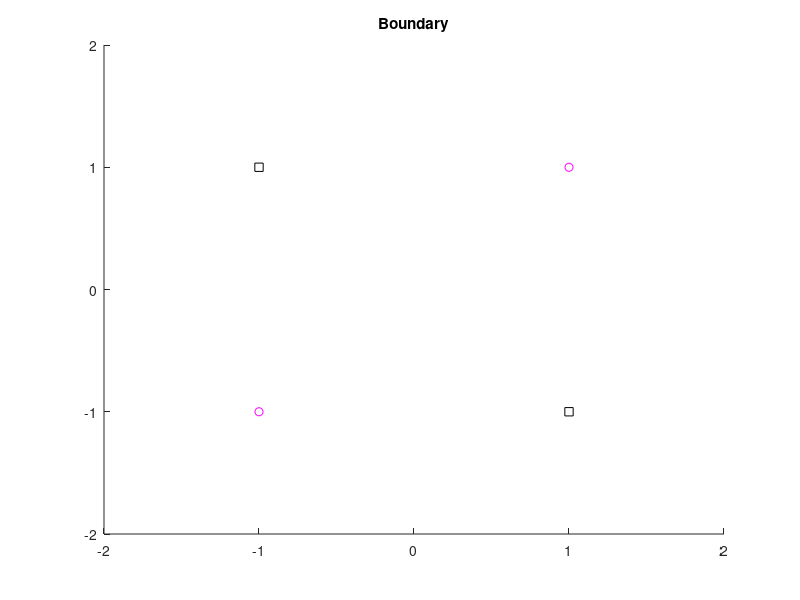

MATLAB code to generate this figure: (Note: this script raises an error after producing the figure.)
clear;

x1 = [-1 -1 1 1];
x2 = [-1 1 -1 1];
tk = [-1 1 1 -1];

n = 0.1;
theta = 0.001;
epoch = 0;
n_input = 2;

% start with random number so it doesn't output 0 forever
w_ji = rand(2,3);
w_kj = rand(1,3);

% To get same result everytime (for testing)
%w_ji = [0.6 -0.3 -0.2; 0.2 0.4 1.5];
%w_kj = [-0.9 0.2 1.1];

while true
    epoch = epoch + 1;
    
    % three inputs (w0, w1, w2), two outputs(yj(1), yj(2))
    delta_wji = zeros(2,3);
    % three inputs (w0, w1, w2), one output(zk)
    delta_wkj = zeros(1,3);
    
    for m = 1:length(x1)
        input = [1 x1(m) x2(m)];
        
        for i = 1:n_input
            netj(i) = w_ji(i, :) * input';
            y(i) = tanh(netj(i));
        end
        yj = [1 y];
        
        for i = 1:n_input
            y_der(i)=1-(y(i))^2;
        end

        netk = yj * w_kj';
        zk(m) = tanh(netk);
        
        zkprime=1-zk(m)^2;

        delta_k = (tk(m) - zk(m))*zkprime;
        
        %delta_j = zeros(1,2);
        for i = 1:n_input
            delta_j(i) = y_der(i)* w_kj(i+1) * delta_k;
        end
        
        for i = 1:n_input
            delta_wji(i, :) = delta_wji(i, :) + n * delta_j(i)*input;
        end
        
        delta_wkj = delta_wkj + n * delta_k * yj;
    end
    
    for i = 1:n_input
        w_ji(i, :) = w_ji(i, :) + delta_wji(i, :);
    end
        w_kj = w_kj + delta_wkj;
        
        J(epoch) = 0.5 * norm(tk-zk)^2; 
        
        if (epoch == 1)
            tot_J = J(epoch);
        else
            tot_J = J(epoch-1) - J(epoch);
        end
        
        %tot_J = abs(tot_J)
        if tot_J < theta
            break
        end
end

% Boundary
figure(1);
title('Boundary');
axis ([-2 2 -2 2])
hold on;
plot(x1(:,1:3:4),x2(:,1:3:4),'mo');
plot(x1(:,2:3),x2(:,2:3),'ks');
plotpc(w_ji(1,2:3), w_ji(1,1))
plotpc(w_ji(2,2:3), w_ji(2,1))


% Learning curve
figure(2);
plot(J);
title('Learning Curve');

% # of epoch
epoch

% Accuracy
score = 0;
for i = 1:length(x1)
    if ((zk(i) < 0 && tk(i) == -1) || (zk(i) > 0 && tk(i) == 1))
        score = score + 1;
    end
end
acc = (score/length(x1)) * 100
